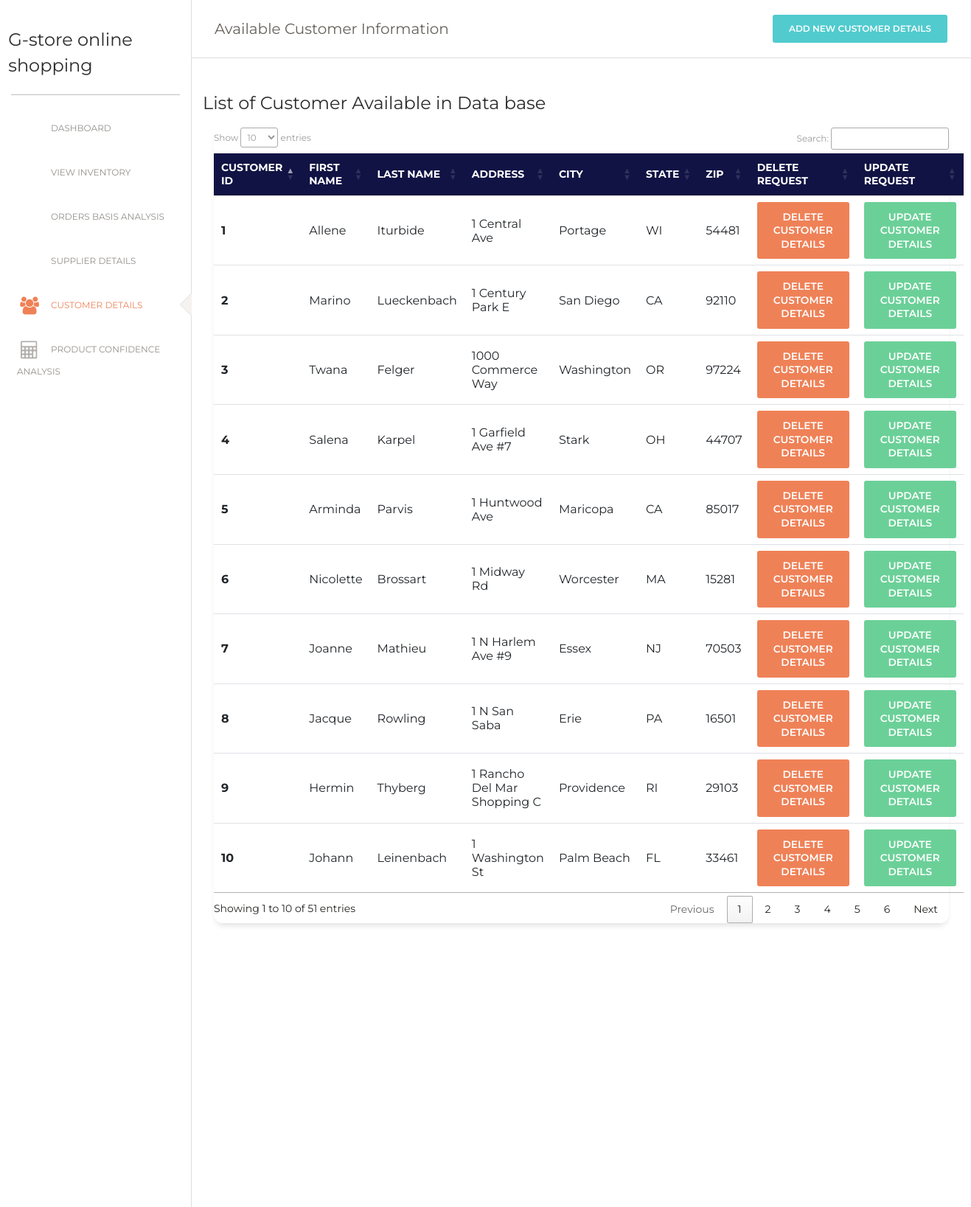
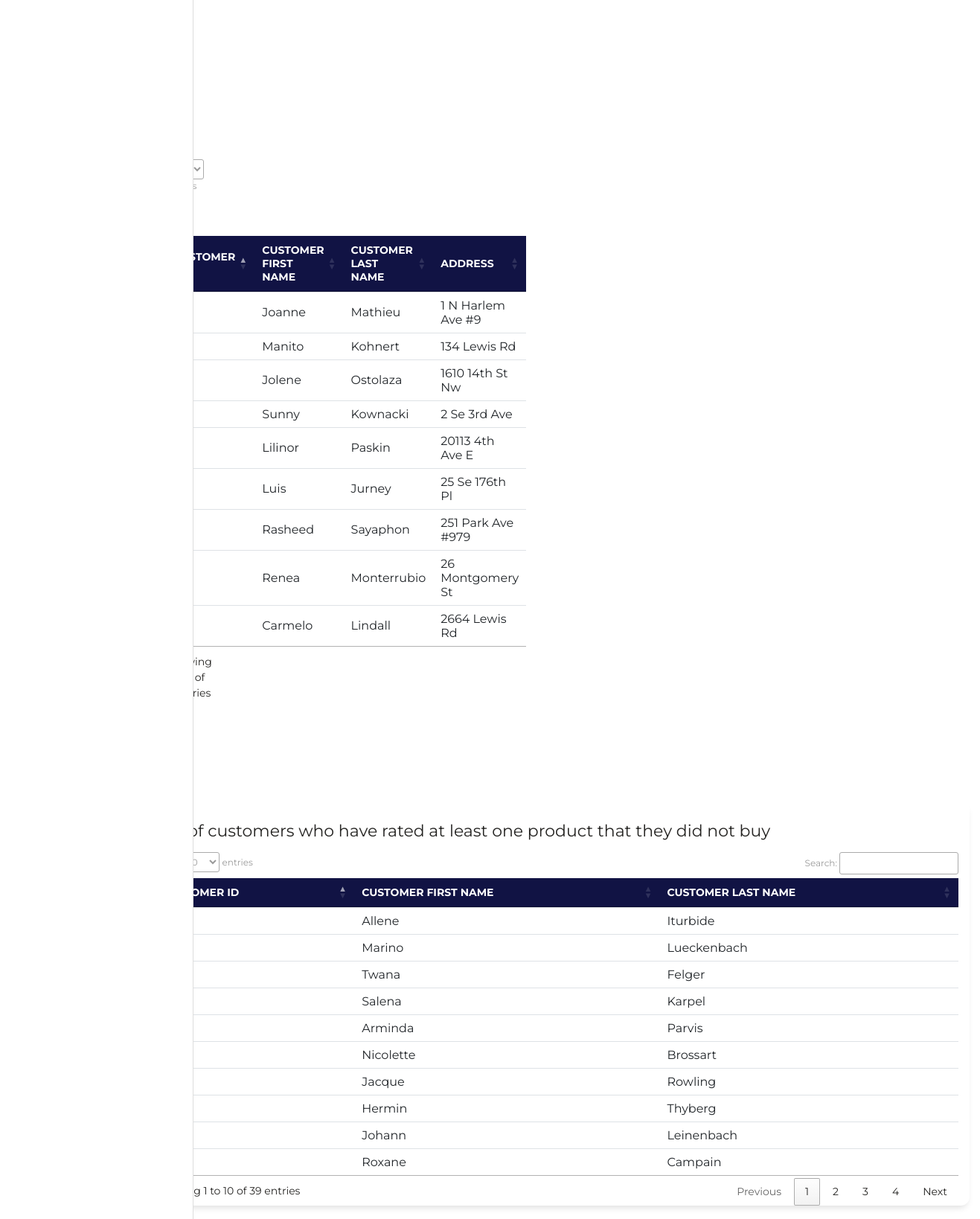
Page /customer_details.php (upper part) on the committed database (2 pictures, top to bottom).
### tables this page shows
CREATE TABLE `Customer` (
  `CustomerID` int(11) NOT NULL,
  `Fname` varchar(15) NOT NULL,
  `Lname` varchar(15) NOT NULL,
  `Address` varchar(30) NOT NULL,
  `City` varchar(25) NOT NULL,
  `State` char(2) NOT NULL,
  `Zip` char(5) NOT NULL
);

### customer_details.php (the view, shortened to what this page needs)
<!doctype>
<html>
  <head>
      <link href="https://maxcdn.bootstrapcdn.com/font-awesome/latest/css/font-awesome.min.css" rel="stylesheet">
      <link href="./css/bootstrap.min.css" rel="stylesheet" />
      <link href="./css/dashboard.css?v=2.0.1" rel="stylesheet" />
      <link href="./css/main.css" rel="stylesheet" />
    <link rel="stylesheet" href="https://cdn.datatables.net/1.10.19/css/jquery.dataTables.min.css">
  </head>
  <body>
    <div class="wrapper ">
        <div class="sidebar" data-color="white" data-active-color="danger">
          <div class="logo">
              <div class="logo-image-small">
                <h4>G-store online shopping </h4>
              </div>
          </div>
          <div class="sidebar-wrapper">
              <ul class="nav">
                  <li>
                    <a href="./Admin_panel.php">
                    <i class="nc-icon nc-bank"></i>
                    <p>Dashboard</p>
                  </a>
                  </li>
              <li>
                <a href="./Inventory_view.php">
                  <i class="nc-icon nc-app"></i>
                  <p>View Inventory</p>
                </a>
              </li>
              <li>
                <a href="./order_analysis.php">
                  <i class="nc-icon nc-bag-16"></i>
                  <p>Orders basis Analysis</p>
                </a>
              </li>
              <li >
                <a href="./supplier_details.php">
                  <i class="nc-icon nc-single-02"></i>
                  <p>Supplier Details</p>
                </a>
              </li>
              <li class="active">
                <a href="./customer_details.php">
                  <i class="fa fa-users"></i>
                  <p>Customer Details</p>
                </a>
              </li>
              <li>
                <a href="./confidence_analysis.php">
                  <i class="fa fa-calculator"></i>
                  <p>Product confidence analysis</p>
                </a>
              </li>
            </ul>
          </div>
          </div>
    <div class="main-panel">
      <nav class="navbar navbar-expand-lg navbar-absolute fixed-top navbar-transparent">
        <div class="container-fluid">
          <div class="navbar-wrapper">
            <a class="navbar-brand" href="javascript:;">Available Customer Information</a>
          </div>
          <button type="button" class="btn btn-primary"  data-toggle='modal' data-target='#addCustomer'> Add new Customer Details</button>
      </nav>
      <div class="content" >
        <div class="row">
          <h4> List of Customer Available in Data base</h4>
          <div class="col-lg-12" style="width:1100px">
            <div class="card ">
        <table class="table table-hover" id="customer_details">
  <thead class="table-primary" style="background-color:#111344;color:#fff">
    <tr>
      <th scope="col">Customer ID</th>
      <th scope="col">First Name</th>
      <th scope="col">Last Name</th>
      <th scope="col">Address</th>
      <th scope="col">City</th>
      <th scope="col">State</th>
      <th scope="col">Zip</th>
      <th scope="col">Delete Request</th>
      <th scope="col">Update Request</th>
    </tr>
  </thead>
  <tbody>
    <?php
    $conn = OpenCon();
    $query = "select * from Customer";
    $Supplier_details = mysqli_query($conn,$query);
    if (mysqli_num_rows($Supplier_details)>1)
    {
      $count=1;
      while($query_executed = mysqli_fetch_array($Supplier_details))
      {
    ECHO "<tr>
            <th scope='row'>".$query_executed['CustomerID']."</th>
            <td>".$query_executed['Fname']."</td>
            <td>".$query_executed['Lname']."</td>
            <td>".$query_executed['Address']."</td>
            <td>".$query_executed['City']."</td>
            <td>".$query_executed['State']."</td>
            <td>".$query_executed['Zip']."</td>
            <td>
            <button type='button' class='btn btn-danger' data-toggle='modal' data-target='#myModal".$count."'> delete Customer details</button>
  <div class='modal fade' id='myModal".$count."' role='dialog'>
          <a href='Customer_delete.php?CustomerID=".$query_executed['CustomerID']."'><button type='button' class='btn btn-primary'>Yes</button></a>
            </td>
            <td>
            <button type='button' class='btn btn-success' data-toggle='modal' data-target='#update".$count."'> update Customer details</button>
  <div class='modal fade' id='update".$count."' role='dialog'>
            <input type='text' class='form-control' name='fname' value='".$query_executed['Fname']."'>
              <input type='text' class='form-control' name='lname' value='".$query_executed['Lname']."'>
                <input type='text' class='form-control' name='address' value='".$query_executed['Address']."'>
                  <input type='text' class='form-control' name='city' value='".$query_executed['City']."'>
                    <input type='text' class='form-control' name='state' value='".$query_executed['State']."'>
                      <input type='text' class='form-control' name='zip' value='".$query_executed['Zip']."'>
          <button type='submit' class='btn btn-primary' name='update_details' value = '".$query_executed['CustomerID']."'>Yes</button>
  </div>
            </td>
          </tr>";
      $count+=1;
      }
    }
    else{
      echo "unable to Execute the query";
    }
     ?>
  </tbody>
</table>
</div>
        </div>
      </div>
    </div>
  </div>
</div>
<br>
<br>
<div class="container" style="margin-right:-1px;">
  <div class="content" >
  <div class="row">
    <div class="col-lg-12">
      <div class="card ">
        <div class="card-header ">
          <h5 class="card-title">Prospective Customers Information</h5>
          <div class="content" >
            <div class="row">
              <div class="col-lg-12">
            <table class="table table-hover" id="Prospective_customers" style="width:100%">
      <thead class="table-primary" style="background-color:#111344;color:#fff">
        <tr>
          <th scope="col">Customer ID</th>
          <th scope="col">Customer First Name</th>
            <th scope="col">Customer Last Name</th>
          <th scope="col">Address</th>
                          </tr>
      </thead>
      <tbody>
        <?php
          $customer_no_order_query = "SELECT CustomerID, Fname,Lname,Address FROM `Customer` WHERE CustomerID not in (Select CustomerID from Orders)";
          $customer_no_order_query_result = mysqli_query($conn,$customer_no_order_query);
          if (mysqli_num_rows($customer_no_order_query_result)>1)
          {
            while($query_executed = mysqli_fetch_array($customer_no_order_query_result))
            {
              Echo "<tr>
                                            <td>".$query_executed['CustomerID']."</td>
                                            <td>".$query_executed['Fname']."</td>
                                            <td>".$query_executed['Lname']."</td>
                                            <td>".$query_executed['Address']."</td>
                    </tr>";
            }
          }
         ?>
      </tbody>
    </table>
            </div>
          </div>
        </div>
        </div>
        </div>
      </div>
    </div>
</div>
</div>
<div class="container" style="margin-right:-1px;">
  <div class="content" >
  <div class="row">
    <div class="col-lg-12">
      <div class="card ">
        <div class="card-header ">
          <h5 class="card-title">List of customers who have rated at least one product that they did not buy</h5>
          <div class="content" >
            <div class="row">
              <div class="col-lg-12">
            <table class="table table-hover" id="not_buy_rated_customers" style="width:100%">
      <thead class="table-primary" style="background-color:#111344;color:#fff">
        <tr>
          <th scope="col">Customer ID</th>
          <th scope="col">Customer First Name</th>
            <th scope="col">Customer Last Name</th>
                          </tr>
      </thead>
      <tbody>
        <?php
          $customer_no_order_query = "select CustomerID,fname,Lname from Customer
                                      where CustomerID in (select CustomerID
                                                            from rated join (select UPC,CustomerID
                                                                            from orders join contains using(orderID)) as R
                                                            using(CustomerID) where rated.UPC != R.UPC)";
          $customer_no_order_query_result = mysqli_query($conn,$customer_no_order_query);
          if (mysqli_num_rows($customer_no_order_query_result)>1)
          {
            while($query_executed = mysqli_fetch_array($customer_no_order_query_result))
            {
              Echo "<tr>
                                            <td>".$query_executed['CustomerID']."</td>
                                            <td>".$query_executed['fname']."</td>
                                            <td>".$query_executed['Lname']."</td>
                    </tr>";
            }
          }
         ?>
      </tbody>
    </table>
            </div>
          </div>
        </div>
        </div>
        </div>
      </div>
    </div>
</div>
</div>
  </body>
</html>

### customer_details.php (style rules this page uses)
.main-panel { background-color: #fff; }

### rows in the picture
customer: CustomerID "1", Fname "Allene", Lname "Iturbide", Address "1 Central Ave", City "Portage", State "WI", Zip "54481"
customer: CustomerID "2", Fname "Marino", Lname "Lueckenbach", Address "1 Century Park E", City "San Diego", State "CA", Zip "92110"
customer: CustomerID "3", Fname "Twana", Lname "Felger", Address "1000 Commerce Way", City "Washington", State "OR", Zip "97224"
customer: CustomerID "4", Fname "Salena", Lname "Karpel", Address "1 Garfield Ave #7", City "Stark", State "OH", Zip "44707"
customer: CustomerID "5", Fname "Arminda", Lname "Parvis", Address "1 Huntwood Ave", City "Maricopa", State "CA", Zip "85017"
customer: CustomerID "6", Fname "Nicolette", Lname "Brossart", Address "1 Midway Rd", City "Worcester", State "MA", Zip "15281"
customer: CustomerID "7", Fname "Joanne", Lname "Mathieu", Address "1 N Harlem Ave #9", City "Essex", State "NJ", Zip "70503"
customer: CustomerID "8", Fname "Jacque", Lname "Rowling", Address "1 N San Saba", City "Erie", State "PA", Zip "16501"
customer: CustomerID "9", Fname "Hermin", Lname "Thyberg", Address "1 Rancho Del Mar Shopping C", City "Providence", State "RI", Zip "29103"
customer: CustomerID "10", Fname "Johann", Lname "Leinenbach", Address "1 Washington St", City "Palm Beach", State "FL", Zip "33461"
customer: Fname "Manito", Lname "Kohnert", Address "134 Lewis Rd"
customer: Fname "Jolene", Lname "Ostolaza", Address "1610 14th St Nw"
customer: Fname "Sunny", Lname "Kownacki", Address "2 Se 3rd Ave"
customer: Fname "Lilinor", Lname "Paskin", Address "20113 4th Ave E"
customer: Fname "Luis", Lname "Jurney", Address "25 Se 176th Pl"
customer: Fname "Rasheed", Lname "Sayaphon", Address "251 Park Ave #979"
customer: Fname "Renea", Lname "Monterrubio", Address "26 Montgomery St"
customer: Fname "Carmelo", Lname "Lindall", Address "2664 Lewis Rd"
customer: Fname "Roxane", Lname "Campain"
